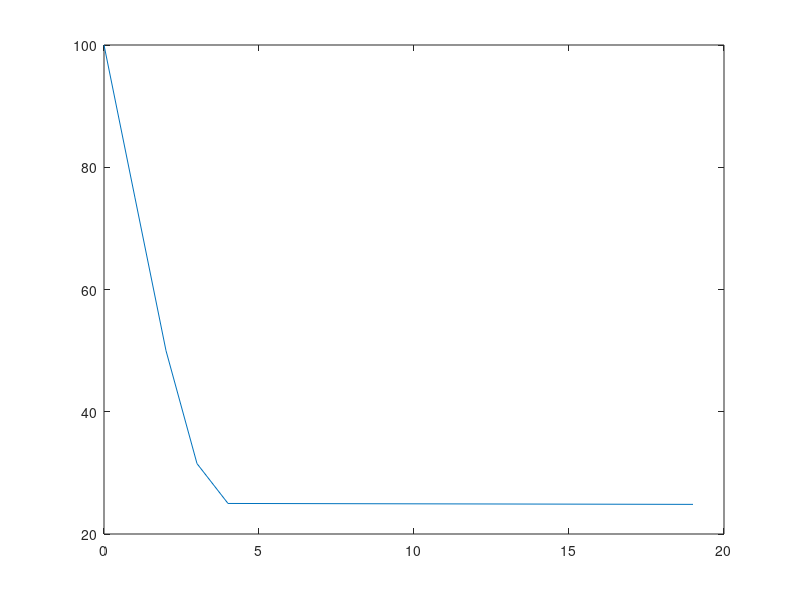

This figure's MATLAB source:
array1 = dlmread('data3.txt', ' ')
queue_size = array1(:, [1])
pc_packets_dropped = array1(:, [2])
avg_delay = array1(:, [3])

plot(queue_size, pc_packets_dropped)